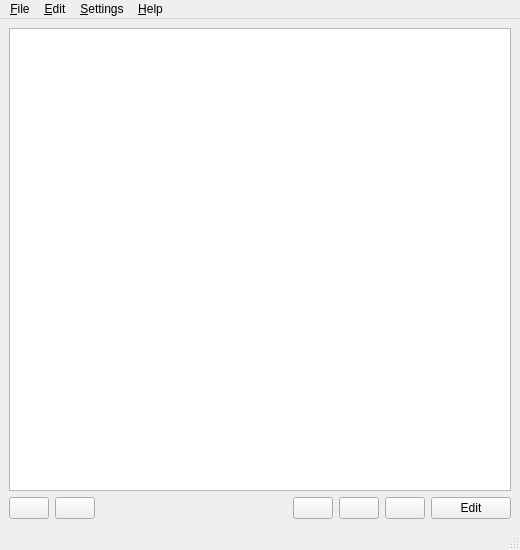
<?xml version="1.0" encoding="UTF-8"?>
<ui version="4.0">
 <class>MainWindow</class>
 <widget class="QMainWindow" name="MainWindow">
  <property name="geometry">
   <rect>
    <x>0</x>
    <y>0</y>
    <width>520</width>
    <height>550</height>
   </rect>
  </property>
  <widget class="QWidget" name="centralwidget">
   <layout class="QVBoxLayout" name="verticalLayout">
    <item>
     <widget class="QTableView" name="tblPrograms"/>
    </item>
    <item>
     <layout class="QHBoxLayout" name="horizontalLayout">
      <item>
       <widget class="QPushButton" name="btnAddProgram">
        <property name="toolTip">
         <string>Create a new program</string>
        </property>
        <property name="icon">
         <iconset theme="list-add"/>
        </property>
       </widget>
      </item>
      <item>
       <widget class="QPushButton" name="btnDelProgram">
        <property name="toolTip">
         <string>Remove selected program</string>
        </property>
        <property name="icon">
         <iconset theme="list-remove"/>
        </property>
       </widget>
      </item>
      <item>
       <spacer name="horizontalSpacer">
        <property name="orientation">
         <enum>Qt::Orientation::Horizontal</enum>
        </property>
        <property name="sizeHint" stdset="0">
         <size>
          <width>40</width>
          <height>20</height>
         </size>
        </property>
       </spacer>
      </item>
      <item>
       <widget class="QPushButton" name="btnPlayProgram">
        <property name="toolTip">
         <string>Play program audio</string>
        </property>
        <property name="icon">
         <iconset theme="media-playback-start"/>
        </property>
       </widget>
      </item>
      <item>
       <widget class="QPushButton" name="btnToneImport">
        <property name="toolTip">
         <string>Change program audio</string>
        </property>
        <property name="icon">
         <iconset theme="document-open"/>
        </property>
       </widget>
      </item>
      <item>
       <widget class="QPushButton" name="btnToneExport">
        <property name="toolTip">
         <string>Save program audio</string>
        </property>
        <property name="icon">
         <iconset theme="document-save-as"/>
        </property>
       </widget>
      </item>
      <item>
       <widget class="QPushButton" name="btnEditProgram">
        <property name="toolTip">
         <string>Edit program</string>
        </property>
        <property name="text">
         <string>Edit</string>
        </property>
        <property name="icon">
         <iconset theme="entry-edit"/>
        </property>
       </widget>
      </item>
     </layout>
    </item>
   </layout>
  </widget>
  <widget class="QMenuBar" name="menubar">
   <property name="geometry">
    <rect>
     <x>0</x>
     <y>0</y>
     <width>520</width>
     <height>19</height>
    </rect>
   </property>
   <widget class="QMenu" name="menuFile">
    <property name="title">
     <string>&amp;File</string>
    </property>
    <widget class="QMenu" name="menuRecentFiles">
     <property name="title">
      <string>Open &amp;Recent</string>
     </property>
    </widget>
    <addaction name="actionNew"/>
    <addaction name="actionOpen"/>
    <addaction name="menuRecentFiles"/>
    <addaction name="separator"/>
    <addaction name="actionSave"/>
    <addaction name="actionSaveAs"/>
    <addaction name="separator"/>
    <addaction name="actionQuit"/>
   </widget>
   <widget class="QMenu" name="menuEdit">
    <property name="title">
     <string>&amp;Edit</string>
    </property>
    <addaction name="actionDelete"/>
    <addaction name="actionSelectAll"/>
    <addaction name="separator"/>
    <addaction name="actionBankVersion"/>
   </widget>
   <widget class="QMenu" name="menuHelp">
    <property name="title">
     <string>&amp;Help</string>
    </property>
    <addaction name="actionAbout"/>
    <addaction name="actionAboutQt"/>
   </widget>
   <widget class="QMenu" name="menuSettings">
    <property name="title">
     <string>&amp;Settings</string>
    </property>
    <property name="toolTipsVisible">
     <bool>true</bool>
    </property>
    <addaction name="actionGuessToneSize"/>
   </widget>
   <addaction name="menuFile"/>
   <addaction name="menuEdit"/>
   <addaction name="menuSettings"/>
   <addaction name="menuHelp"/>
  </widget>
  <widget class="QStatusBar" name="statusbar"/>
  <action name="actionNew">
   <property name="icon">
    <iconset theme="document-new"/>
   </property>
   <property name="text">
    <string>&amp;New</string>
   </property>
  </action>
  <action name="actionOpen">
   <property name="icon">
    <iconset theme="document-open"/>
   </property>
   <property name="text">
    <string>&amp;Open...</string>
   </property>
  </action>
  <action name="actionSave">
   <property name="icon">
    <iconset theme="document-save"/>
   </property>
   <property name="text">
    <string>&amp;Save</string>
   </property>
  </action>
  <action name="actionSaveAs">
   <property name="icon">
    <iconset theme="document-save-as"/>
   </property>
   <property name="text">
    <string>Save &amp;As...</string>
   </property>
  </action>
  <action name="actionQuit">
   <property name="icon">
    <iconset theme="application-exit"/>
   </property>
   <property name="text">
    <string>&amp;Quit</string>
   </property>
  </action>
  <action name="actionAbout">
   <property name="icon">
    <iconset theme="help-about"/>
   </property>
   <property name="text">
    <string>&amp;About</string>
   </property>
  </action>
  <action name="actionAboutQt">
   <property name="text">
    <string>About Qt</string>
   </property>
  </action>
  <action name="actionGuessToneSize">
   <property name="checkable">
    <bool>true</bool>
   </property>
   <property name="text">
    <string>&amp;Guess full tone size</string>
   </property>
   <property name="toolTip">
    <string>Disable if you have issues with noise or clicking at the end of tones.
Requires reloading the file to take effect.</string>
   </property>
  </action>
  <action name="actionDelete">
   <property name="icon">
    <iconset theme="edit-delete"/>
   </property>
   <property name="text">
    <string>&amp;Delete</string>
   </property>
  </action>
  <action name="actionSelectAll">
   <property name="icon">
    <iconset theme="edit-select-all"/>
   </property>
   <property name="text">
    <string>Select &amp;All</string>
   </property>
  </action>
  <action name="actionBankVersion">
   <property name="icon">
    <iconset theme="document-properties"/>
   </property>
   <property name="text">
    <string>Bank &amp;Version</string>
   </property>
  </action>
 </widget>
 <resources/>
 <connections/>
</ui>
